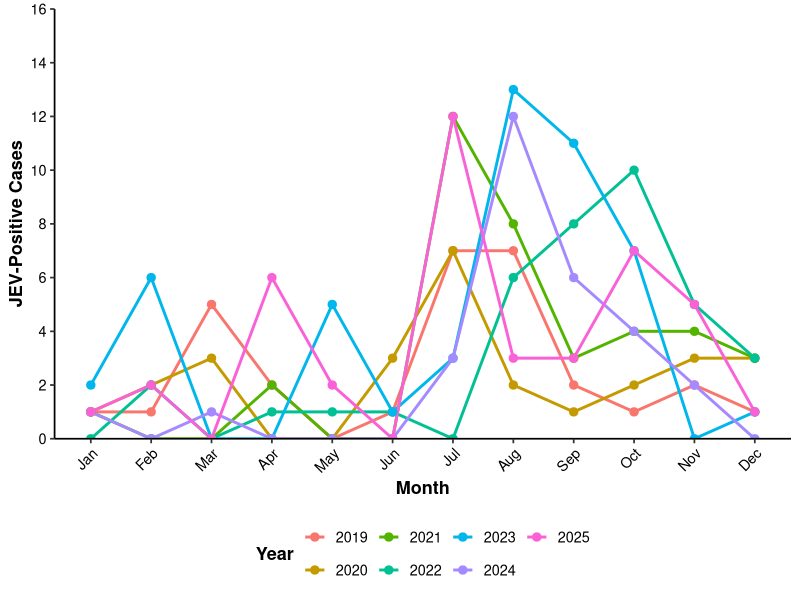
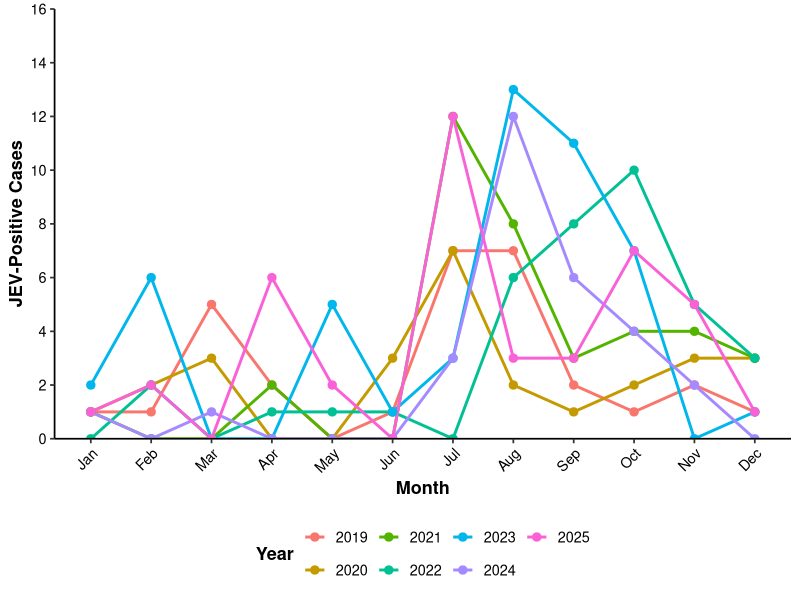
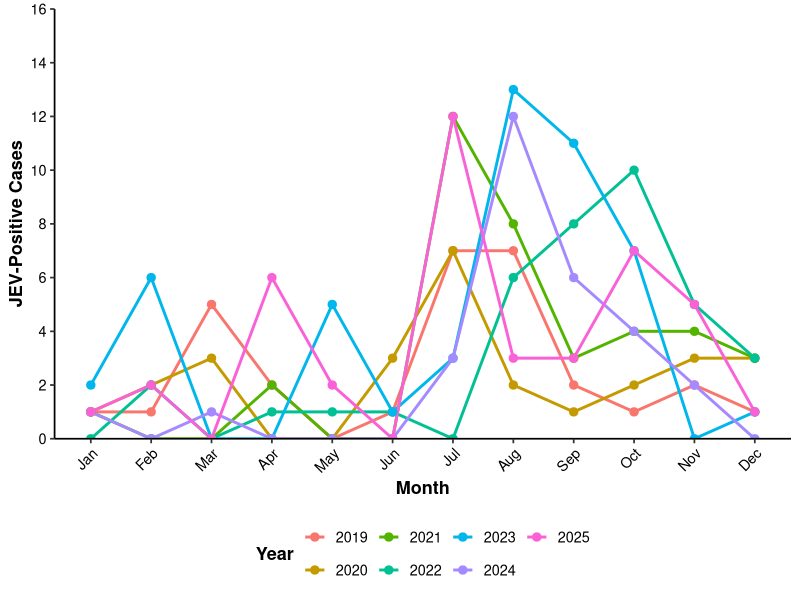

These charts were generated, in order, by the following R code:
#===============================================================================
#
# MONTHLY JEV-POSITIVE CASES BY YEAR
# Five districts of North Bengal, 2019-2025
# #===============================================================================

suppressPackageStartupMessages({
  library(ggplot2)
  library(dplyr)
  library(tidyr)
})

#-------------------------------------------------------------------------------
# 1. MONTHS AND YEARS
#-------------------------------------------------------------------------------

months <- c(
  "Jan", "Feb", "Mar", "Apr", "May", "Jun",
  "Jul", "Aug", "Sep", "Oct", "Nov", "Dec"
)

years <- 2019:2025

#-------------------------------------------------------------------------------
# 2. DRJ DATA
#-------------------------------------------------------------------------------

DRJ <- data.frame(
  Y2019=c(0,1,3,1,0,0,1,1,0,1,1,0),
  Y2020=c(0,1,1,0,0,2,3,0,1,2,2,1),
  Y2021=c(1,0,0,0,0,0,2,3,3,1,1,2),
  Y2022=c(0,0,0,0,1,0,0,0,2,4,4,1),
  Y2023=c(1,3,0,0,2,1,0,6,2,1,0,1),
  Y2024=c(1,0,0,0,0,0,0,3,2,2,1,0),
  Y2025=c(1,0,0,2,0,0,3,1,1,4,0,0)
)

#-------------------------------------------------------------------------------
# 3. JAL DATA
#-------------------------------------------------------------------------------

JAL <- data.frame(
  Y2019=c(0,0,1,0,0,0,2,1,0,0,0,1),
  Y2020=c(0,0,2,0,0,1,2,2,0,0,0,1),
  Y2021=c(0,0,0,1,0,0,7,3,0,2,1,0),
  Y2022=c(0,0,0,1,0,0,0,0,2,4,0,1),
  Y2023=c(1,1,0,0,2,0,2,4,4,2,0,0),
  Y2024=c(0,0,0,0,0,0,2,3,1,1,0,0),
  Y2025=c(0,0,0,2,2,0,3,1,0,2,3,0)
)

#-------------------------------------------------------------------------------
# 4. UDJ DATA
#-------------------------------------------------------------------------------

UDJ <- data.frame(
  Y2019=c(0,0,0,0,0,0,1,2,1,0,1,0),
  Y2020=c(0,0,0,0,0,0,0,0,0,0,1,0),
  Y2021=c(0,0,0,0,0,0,2,2,0,1,0,0),
  Y2022=c(0,0,0,0,0,1,0,0,0,1,0,0),
  Y2023=c(0,0,0,0,0,0,1,0,0,3,0,0),
  Y2024=c(0,0,1,0,0,0,1,2,2,0,0,0),
  Y2025=c(0,1,0,0,0,0,3,0,1,1,1,1)
)

#-------------------------------------------------------------------------------
# 5. APD DATA
#-------------------------------------------------------------------------------

APD <- data.frame(
  Y2019=c(0,0,0,1,0,0,2,2,1,0,0,0),
  Y2020=c(0,0,0,0,0,0,2,0,0,0,0,0),
  Y2021=c(0,0,0,0,0,0,1,0,0,0,1,1),
  Y2022=c(0,0,0,0,0,0,0,5,2,0,0,1),
  Y2023=c(0,1,0,0,1,0,0,2,2,1,0,0),
  Y2024=c(0,0,0,0,0,0,0,1,1,0,1,0),
  Y2025=c(0,0,0,0,0,0,1,0,0,0,1,0)
)

#-------------------------------------------------------------------------------
# 6. CRB DATA
#-------------------------------------------------------------------------------

CRB <- data.frame(
  Y2019=c(1,0,1,0,0,1,1,1,0,0,0,0),
  Y2020=c(1,1,0,0,0,0,0,0,0,0,0,1),
  Y2021=c(0,0,0,1,0,0,0,0,0,0,1,0),
  Y2022=c(0,2,0,0,0,0,0,1,2,1,1,0),
  Y2023=c(0,1,0,0,0,0,0,1,3,0,0,0),
  Y2024=c(0,0,0,0,0,0,0,3,0,1,0,0),
  Y2025=c(0,1,0,2,0,0,2,1,1,0,0,0)
)

#-------------------------------------------------------------------------------
# 7. CALCULATE YEAR-WISE MONTHLY TOTALS
#-------------------------------------------------------------------------------

monthly_total <- DRJ + JAL + UDJ + APD + CRB

# Add month names
monthly_total$Month <- months

#-------------------------------------------------------------------------------
# 8. CONVERT TO LONG FORMAT  (FIX: explicit tidyr:: / dplyr:: namespacing)
#-------------------------------------------------------------------------------

plot_data <- monthly_total %>%
  
  tidyr::pivot_longer(
    cols = tidyr::starts_with("Y"),
    names_to = "Year",
    values_to = "JEV_Positive_Cases"
  ) %>%
  
  dplyr::mutate(
    Year = gsub("Y", "", Year),
    Year = factor(
      Year,
      levels = as.character(years)
    ),
    
    Month = factor(
      Month,
      levels = months
    )
  )

#-------------------------------------------------------------------------------
# 9. VERIFY YEARLY TOTALS  (FIX: explicit dplyr:: namespacing)
#-------------------------------------------------------------------------------

yearly_totals <- plot_data %>%
  dplyr::group_by(Year) %>%
  dplyr::summarise(
    Total_JEV_Positive = sum(JEV_Positive_Cases),
    .groups = "drop"
  )

cat("\n========================================\n")
cat("YEAR-WISE JEV-POSITIVE CASES\n")
cat("========================================\n")

print(yearly_totals)

cat("\nGrand total across all years =", sum(yearly_totals$Total_JEV_Positive), "\n")

#-------------------------------------------------------------------------------
# 10. DYNAMIC Y-AXIS LIMITS AND BREAKS  (FIX)
#
# Previously: scale_y_continuous(limits = c(0, 14), breaks = seq(0, 14, 2))
# was hard-coded. The current max (13, Aug 2023) fits, but any future data
# update exceeding 14 would be silently dropped by ggplot's limits=. Both
# are now derived from the data itself.
#-------------------------------------------------------------------------------

max_cases <- max(plot_data$JEV_Positive_Cases)

y_upper <- ceiling(max_cases * 1.1 / 2) * 2   # round up to nearest even number, ~10% headroom

y_breaks <- seq(0, y_upper, by = 2)

#-------------------------------------------------------------------------------
# 11. PUBLICATION-QUALITY LINE GRAPH
#-------------------------------------------------------------------------------

p <- ggplot(
  plot_data,
  aes(
    x = Month,
    y = JEV_Positive_Cases,
    group = Year,
    colour = Year
  )
) +
  
  geom_line(
    linewidth = 1.0
  ) +
  
  geom_point(
    size = 2.5
  ) +
  
  scale_y_continuous(
    limits = c(0, y_upper),
    breaks = y_breaks,
    expand = c(0, 0)
  ) +
  
  labs(
    x = "Month",
    y = "JEV-Positive Cases",
    colour = "Year"
  ) +
  
  theme_classic(
    base_size = 13
  ) +
  
  theme(
    axis.title = element_text(
      face = "bold"
    ),
    
    axis.text.x = element_text(
      angle = 45,
      hjust = 1,
      color = "black"
    ),
    
    axis.text.y = element_text(
      color = "black"
    ),
    
    legend.title = element_text(
      face = "bold"
    ),
    
    legend.position = "bottom",
    
    panel.grid = element_blank()
  )

#-------------------------------------------------------------------------------
# 12. DISPLAY GRAPH
#-------------------------------------------------------------------------------

print(p)

#-------------------------------------------------------------------------------
# 13. SAVE PNG
#-------------------------------------------------------------------------------

ggsave(
  filename = "JEV_Monthly_Trend_By_Year.png",
  plot = p,
  width = 9,
  height = 6,
  units = "in",
  dpi = 300
)

#-------------------------------------------------------------------------------
# 14. SAVE TIFF FOR JOURNAL
#-------------------------------------------------------------------------------

ggsave(
  filename = "JEV_Monthly_Trend_By_Year.tiff",
  plot = p,
  width = 9,
  height = 6,
  units = "in",
  dpi = 600,
  compression = "lzw"
)

#===============================================================================
# END OF SCRIPT
#===============================================================================
